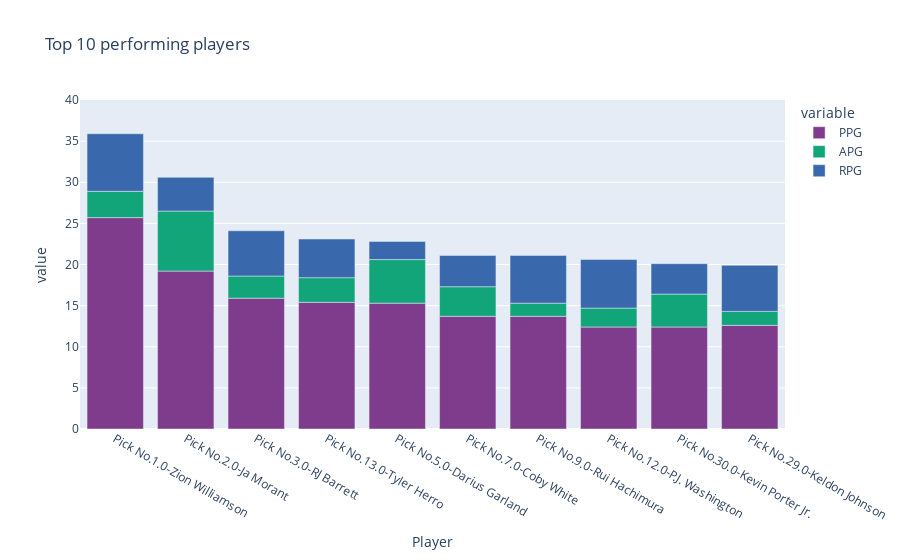

Notebook cell for this chart:
### Code cell
fig = px.bar(draft[:10], x="Player", y=["PPG", "APG", "RPG"], title=" Top 10 performing players", hover_data=['Tm','Pk'], color_discrete_sequence=px.colors.qualitative.Bold)
fig.update_layout(yaxis_range=[0,40])
fig.show()

### Figure 1 — Plotly figure (JSON) as saved in the notebook; plotly's stock layout.template omitted (floating-point values rounded to 4 significant figures)
{"data": [{"alignmentgroup": "True", "customdata": [["NOP", "1.0"], ["MEM", "2.0"], ["NYK", "3.0"], ["MIA", "13.0"], ["CLE", "5.0"], ["CHI", "7.0"], ["WAS", "9.0"], ["CHO", "12.0"], ["MIL", "30.0"], ["SAS", "29.0"]], "hovertemplate": "variable=PPG<br>Player=%{x}<br>value=%{y}<br>Tm=%{customdata[0]}<br>Pk=%{customdata[1]}<extra></extra>", "legendgroup": "PPG", "marker": {"color": "rgb(127, 60, 141)", "pattern": {"shape": ""}}, "name": "PPG", "offsetgroup": "PPG", "orientation": "v", "showlegend": true, "textposition": "auto", "type": "bar", "x": ["Pick No.1.0-Zion Williamson", "Pick No.2.0-Ja Morant", "Pick No.3.0-RJ Barrett", "Pick No.13.0-Tyler Herro", "Pick No.5.0-Darius Garland", "Pick No.7.0-Coby White", "Pick No.9.0-Rui Hachimura", "Pick No.12.0-P.J. Washington", "Pick No.30.0-Kevin Porter Jr.", "Pick No.29.0-Keldon Johnson"], "xaxis": "x", "y": [25.7, 19.2, 15.9, 15.4, 15.3, 13.7, 13.7, 12.4, 12.4, 12.6], "yaxis": "y"}, {"alignmentgroup": "True", "customdata": [["NOP", "1.0"], ["MEM", "2.0"], ["NYK", "3.0"], ["MIA", "13.0"], ["CLE", "5.0"], ["CHI", "7.0"], ["WAS", "9.0"], ["CHO", "12.0"], ["MIL", "30.0"], ["SAS", "29.0"]], "hovertemplate": "variable=APG<br>Player=%{x}<br>value=%{y}<br>Tm=%{customdata[0]}<br>Pk=%{customdata[1]}<extra></extra>", "legendgroup": "APG", "marker": {"color": "rgb(17, 165, 121)", "pattern": {"shape": ""}}, "name": "APG", "offsetgroup": "APG", "orientation": "v", "showlegend": true, "textposition": "auto", "type": "bar", "x": ["Pick No.1.0-Zion Williamson", "Pick No.2.0-Ja Morant", "Pick No.3.0-RJ Barrett", "Pick No.13.0-Tyler Herro", "Pick No.5.0-Darius Garland", "Pick No.7.0-Coby White", "Pick No.9.0-Rui Hachimura", "Pick No.12.0-P.J. Washington", "Pick No.30.0-Kevin Porter Jr.", "Pick No.29.0-Keldon Johnson"], "xaxis": "x", "y": [3.2, 7.3, 2.7, 3, 5.3, 3.6, 1.6, 2.3, 4, 1.7], "yaxis": "y"}, {"alignmentgroup": "True", "customdata": [["NOP", "1.0"], ["MEM", "2.0"], ["NYK", "3.0"], ["MIA", "13.0"], ["CLE", "5.0"], ["CHI", "7.0"], ["WAS", "9.0"], ["CHO", "12.0"], ["MIL", "30.0"], ["SAS", "29.0"]], "hovertemplate": "variable=RPG<br>Player=%{x}<br>value=%{y}<br>Tm=%{customdata[0]}<br>Pk=%{customdata[1]}<extra></extra>", "legendgroup": "RPG", "marker": {"color": "rgb(57, 105, 172)", "pattern": {"shape": ""}}, "name": "RPG", "offsetgroup": "RPG", "orientation": "v", "showlegend": true, "textposition": "auto", "type": "bar", "x": ["Pick No.1.0-Zion Williamson", "Pick No.2.0-Ja Morant", "Pick No.3.0-RJ Barrett", "Pick No.13.0-Tyler Herro", "Pick No.5.0-Darius Garland", "Pick No.7.0-Coby White", "Pick No.9.0-Rui Hachimura", "Pick No.12.0-P.J. Washington", "Pick No.30.0-Kevin Porter Jr.", "Pick No.29.0-Keldon Johnson"], "xaxis": "x", "y": [7, 4.1, 5.5, 4.7, 2.2, 3.8, 5.8, 5.9, 3.7, 5.6], "yaxis": "y"}], "layout": {"barmode": "relative", "legend": {"title": {"text": "variable"}, "tracegroupgap": 0}, "title": {"text": " Top 10 performing players"}, "xaxis": {"anchor": "y", "domain": [0, 1], "title": {"text": "Player"}}, "yaxis": {"anchor": "x", "domain": [0, 1], "range": [0, 40], "title": {"text": "value"}}}}
